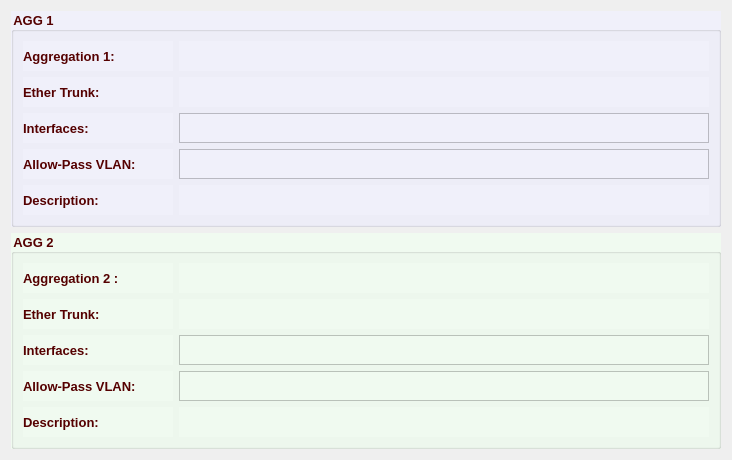
               <widget class="QFrame" name="aggGB">
                <property name="minimumSize">
                 <size>
                  <width>0</width>
                  <height>0</height>
                 </size>
                </property>
                <property name="font">
                 <font>
                  <family>Tahoma</family>
                  <pointsize>10</pointsize>
                  <weight>75</weight>
                  <bold>true</bold>
                 </font>
                </property>
                <property name="styleSheet">
                 <string notr="true">color: rgb(85, 0, 0);</string>
                </property>
                <layout class="QVBoxLayout" name="verticalLayout_11">
                 <item>
                  <widget class="QGroupBox" name="agg1GB">
                   <property name="font">
                    <font>
                     <family>Tahoma</family>
                     <pointsize>10</pointsize>
                     <weight>75</weight>
                     <bold>true</bold>
                    </font>
                   </property>
                   <property name="styleSheet">
                    <string notr="true">background-color: rgb(240, 240, 250);</string>
                   </property>
                   <property name="title">
                    <string>AGG 1</string>
                   </property>
                   <layout class="QVBoxLayout" name="verticalLayout_9">
                    <item>
                     <layout class="QHBoxLayout" name="horizontalLayout_29">
                      <item>
                       <widget class="QLabel" name="label_52">
                        <property name="minimumSize">
                         <size>
                          <width>150</width>
                          <height>30</height>
                         </size>
                        </property>
                        <property name="maximumSize">
                         <size>
                          <width>150</width>
                          <height>30</height>
                         </size>
                        </property>
                        <property name="font">
                         <font>
                          <family>Tahoma</family>
                          <pointsize>10</pointsize>
                          <weight>75</weight>
                          <bold>true</bold>
                         </font>
                        </property>
                        <property name="text">
                         <string>Aggregation 1:</string>
                        </property>
                       </widget>
                      </item>
                      <item>
                       <widget class="QLabel" name="agg1Lbl">
                        <property name="sizePolicy">
                         <sizepolicy hsizetype="Expanding" vsizetype="Preferred">
                          <horstretch>0</horstretch>
                          <verstretch>0</verstretch>
                         </sizepolicy>
                        </property>
                        <property name="minimumSize">
                         <size>
                          <width>0</width>
                          <height>30</height>
                         </size>
                        </property>
                        <property name="maximumSize">
                         <size>
                          <width>16777215</width>
                          <height>30</height>
                         </size>
                        </property>
                        <property name="font">
                         <font>
                          <family>Tahoma</family>
                          <pointsize>10</pointsize>
                          <weight>75</weight>
                          <bold>true</bold>
                         </font>
                        </property>
                        <property name="styleSheet">
                         <string notr="true">color: rgb(85, 0, 127);</string>
                        </property>
                        <property name="text">
                         <string/>
                        </property>
                       </widget>
                      </item>
                     </layout>
                    </item>
                    <item>
                     <layout class="QHBoxLayout" name="horizontalLayout_30">
                      <item>
                       <widget class="QLabel" name="label_38">
                        <property name="minimumSize">
                         <size>
                          <width>150</width>
                          <height>30</height>
                         </size>
                        </property>
                        <property name="maximumSize">
                         <size>
                          <width>150</width>
                          <height>30</height>
                         </size>
                        </property>
                        <property name="font">
                         <font>
                          <family>Tahoma</family>
                          <pointsize>10</pointsize>
                          <weight>75</weight>
                          <bold>true</bold>
                         </font>
                        </property>
                        <property name="text">
                         <string>Ether Trunk:</string>
                        </property>
                       </widget>
                      </item>
                      <item>
                       <widget class="QLabel" name="agg1EtherLbl">
                        <property name="sizePolicy">
                         <sizepolicy hsizetype="Expanding" vsizetype="Preferred">
                          <horstretch>0</horstretch>
                          <verstretch>0</verstretch>
                         </sizepolicy>
                        </property>
                        <property name="minimumSize">
                         <size>
                          <width>80</width>
                          <height>30</height>
                         </size>
                        </property>
                        <property name="maximumSize">
                         <size>
                          <width>16777215</width>
                          <height>30</height>
                         </size>
                        </property>
                        <property name="font">
                         <font>
                          <family>Tahoma</family>
                          <pointsize>10</pointsize>
                          <weight>75</weight>
                          <bold>true</bold>
                         </font>
                        </property>
                        <property name="styleSheet">
                         <string notr="true">color: rgb(85, 0, 127);</string>
                        </property>
                        <property name="text">
                         <string/>
                        </property>
                       </widget>
                      </item>
                     </layout>
                    </item>
                    <item>
                     <layout class="QHBoxLayout" name="horizontalLayout_32">
                      <item>
                       <widget class="QLabel" name="label_43">
                        <property name="minimumSize">
                         <size>
                          <width>150</width>
                          <height>30</height>
                         </size>
                        </property>
                        <property name="maximumSize">
                         <size>
                          <width>150</width>
                          <height>30</height>
                         </size>
                        </property>
                        <property name="font">
                         <font>
                          <family>Tahoma</family>
                          <pointsize>10</pointsize>
                          <weight>75</weight>
                          <bold>true</bold>
                         </font>
                        </property>
                        <property name="text">
                         <string>Interfaces:</string>
                        </property>
                        <property name="alignment">
                         <set>Qt::AlignLeading|Qt::AlignLeft|Qt::AlignVCenter</set>
                        </property>
                       </widget>
                      </item>
                      <item>
                       <widget class="QListView" name="agg1IntLV">
                        <property name="minimumSize">
                         <size>
                          <width>530</width>
                          <height>30</height>
                         </size>
                        </property>
                        <property name="maximumSize">
                         <size>
                          <width>16777215</width>
                          <height>30</height>
                         </size>
                        </property>
                        <property name="font">
                         <font>
                          <family>Tahoma</family>
                          <pointsize>10</pointsize>
                          <weight>75</weight>
                          <bold>true</bold>
                         </font>
                        </property>
                        <property name="styleSheet">
                         <string notr="true">color: rgb(85, 0, 127);</string>
                        </property>
                        <property name="flow">
                         <enum>QListView::LeftToRight</enum>
                        </property>
                       </widget>
                      </item>
                     </layout>
                    </item>
                    <item>
                     <layout class="QHBoxLayout" name="horizontalLayout_33">
                      <item>
                       <widget class="QLabel" name="label_44">
                        <property name="minimumSize">
                         <size>
                          <width>150</width>
                          <height>30</height>
                         </size>
                        </property>
                        <property name="maximumSize">
                         <size>
                          <width>150</width>
                          <height>30</height>
                         </size>
                        </property>
                        <property name="font">
                         <font>
                          <family>Tahoma</family>
                          <pointsize>10</pointsize>
                          <weight>75</weight>
                          <bold>true</bold>
                         </font>
                        </property>
                        <property name="text">
                         <string>Allow-Pass VLAN:</string>
                        </property>
                        <property name="alignment">
                         <set>Qt::AlignLeading|Qt::AlignLeft|Qt::AlignVCenter</set>
                        </property>
                       </widget>
                      </item>
                      <item>
                       <widget class="QListView" name="agg1AllowPassLV">
                        <property name="minimumSize">
                         <size>
                          <width>530</width>
                          <height>30</height>
                         </size>
                        </property>
                        <property name="maximumSize">
                         <size>
                          <width>16777215</width>
                          <height>30</height>
                         </size>
                        </property>
                        <property name="font">
                         <font>
                          <family>Tahoma</family>
                          <pointsize>10</pointsize>
                          <weight>75</weight>
                          <bold>true</bold>
                         </font>
                        </property>
                        <property name="styleSheet">
                         <string notr="true">color: rgb(85, 0, 127);</string>
                        </property>
                        <property name="flow">
                         <enum>QListView::LeftToRight</enum>
                        </property>
                       </widget>
                      </item>
                     </layout>
                    </item>
                    <item>
                     <layout class="QHBoxLayout" name="horizontalLayout_31">
                      <item>
                       <widget class="QLabel" name="label_42">
                        <property name="minimumSize">
                         <size>
                          <width>150</width>
                          <height>30</height>
                         </size>
                        </property>
                        <property name="maximumSize">
                         <size>
                          <width>150</width>
                          <height>30</height>
                         </size>
                        </property>
                        <property name="font">
                         <font>
                          <family>Tahoma</family>
                          <pointsize>10</pointsize>
                          <weight>75</weight>
                          <bold>true</bold>
                         </font>
                        </property>
                        <property name="text">
                         <string>Description:</string>
                        </property>
                        <property name="alignment">
                         <set>Qt::AlignLeading|Qt::AlignLeft|Qt::AlignVCenter</set>
                        </property>
                       </widget>
                      </item>
                      <item>
                       <widget class="QLabel" name="agg1DescLbl">
                        <property name="sizePolicy">
                         <sizepolicy hsizetype="Expanding" vsizetype="Preferred">
                          <horstretch>0</horstretch>
                          <verstretch>0</verstretch>
                         </sizepolicy>
                        </property>
                        <property name="minimumSize">
                         <size>
                          <width>400</width>
                          <height>30</height>
                         </size>
                        </property>
                        <property name="maximumSize">
                         <size>
                          <width>16777215</width>
                          <height>30</height>
                         </size>
                        </property>
                        <property name="font">
                         <font>
                          <family>Tahoma</family>
                          <pointsize>10</pointsize>
                          <weight>75</weight>
                          <bold>true</bold>
                         </font>
                        </property>
                        <property name="styleSheet">
                         <string notr="true">color: rgb(85, 0, 127);</string>
                        </property>
                        <property name="text">
                         <string/>
                        </property>
                       </widget>
                      </item>
                     </layout>
                    </item>
                   </layout>
                  </widget>
                 </item>
                 <item>
                  <widget class="QGroupBox" name="agg2GB">
                   <property name="font">
                    <font>
                     <family>Tahoma</family>
                     <pointsize>10</pointsize>
                     <weight>75</weight>
                     <bold>true</bold>
                    </font>
                   </property>
                   <property name="styleSheet">
                    <string notr="true">background-color: rgb(240, 250, 240);</string>
                   </property>
                   <property name="title">
                    <string>AGG 2</string>
                   </property>
                   <layout class="QVBoxLayout" name="verticalLayout_10">
                    <item>
                     <layout class="QHBoxLayout" name="horizontalLayout_34">
                      <item>
                       <widget class="QLabel" name="label_55">
                        <property name="minimumSize">
                         <size>
                          <width>150</width>
                          <height>30</height>
                         </size>
                        </property>
                        <property name="maximumSize">
                         <size>
                          <width>150</width>
                          <height>30</height>
                         </size>
                        </property>
                        <property name="font">
                         <font>
                          <family>Tahoma</family>
                          <pointsize>10</pointsize>
                          <weight>75</weight>
                          <bold>true</bold>
                         </font>
                        </property>
                        <property name="text">
                         <string>Aggregation 2 :</string>
                        </property>
                       </widget>
                      </item>
                      <item>
                       <widget class="QLabel" name="agg2Lbl">
                        <property name="sizePolicy">
                         <sizepolicy hsizetype="Expanding" vsizetype="Preferred">
                          <horstretch>0</horstretch>
                          <verstretch>0</verstretch>
                         </sizepolicy>
                        </property>
                        <property name="minimumSize">
                         <size>
                          <width>0</width>
                          <height>30</height>
                         </size>
                        </property>
                        <property name="maximumSize">
                         <size>
                          <width>16777215</width>
                          <height>30</height>
                         </size>
                        </property>
                        <property name="font">
                         <font>
                          <family>Tahoma</family>
                          <pointsize>10</pointsize>
                          <weight>75</weight>
                          <bold>true</bold>
                         </font>
                        </property>
                        <property name="styleSheet">
                         <string notr="true">color: rgb(85, 0, 127);</string>
                        </property>
                        <property name="text">
                         <string/>
                        </property>
                       </widget>
                      </item>
                     </layout>
                    </item>
                    <item>
                     <layout class="QHBoxLayout" name="horizontalLayout_35">
                      <item>
                       <widget class="QLabel" name="label_46">
                        <property name="minimumSize">
                         <size>
                          <width>150</width>
                          <height>30</height>
                         </size>
                        </property>
                        <property name="maximumSize">
                         <size>
                          <width>150</width>
                          <height>30</height>
                         </size>
                        </property>
                        <property name="font">
                         <font>
                          <family>Tahoma</family>
                          <pointsize>10</pointsize>
                          <weight>75</weight>
                          <bold>true</bold>
                         </font>
                        </property>
                        <property name="text">
                         <string>Ether Trunk:</string>
                        </property>
                       </widget>
                      </item>
                      <item>
                       <widget class="QLabel" name="agg2EtherLbl">
                        <property name="sizePolicy">
                         <sizepolicy hsizetype="Expanding" vsizetype="Preferred">
                          <horstretch>0</horstretch>
                          <verstretch>0</verstretch>
                         </sizepolicy>
                        </property>
                        <property name="minimumSize">
                         <size>
                          <width>80</width>
                          <height>30</height>
                         </size>
                        </property>
                        <property name="maximumSize">
                         <size>
                          <width>16777215</width>
                          <height>30</height>
                         </size>
                        </property>
                        <property name="font">
                         <font>
                          <family>Tahoma</family>
                          <pointsize>10</pointsize>
                          <weight>75</weight>
                          <bold>true</bold>
                         </font>
                        </property>
                        <property name="styleSheet">
                         <string notr="true">color: rgb(85, 0, 127);</string>
                        </property>
                        <property name="text">
                         <string/>
                        </property>
                       </widget>
                      </item>
                     </layout>
                    </item>
                    <item>
                     <layout class="QHBoxLayout" name="horizontalLayout_37">
                      <item>
                       <widget class="QLabel" name="label_48">
                        <property name="minimumSize">
                         <size>
                          <width>150</width>
                          <height>30</height>
                         </size>
                        </property>
                        <property name="maximumSize">
                         <size>
                          <width>150</width>
                          <height>30</height>
                         </size>
                        </property>
                        <property name="font">
                         <font>
                          <family>Tahoma</family>
                          <pointsize>10</pointsize>
                          <weight>75</weight>
                          <bold>true</bold>
                         </font>
                        </property>
                        <property name="text">
                         <string>Interfaces:</string>
                        </property>
                        <property name="alignment">
                         <set>Qt::AlignLeading|Qt::AlignLeft|Qt::AlignVCenter</set>
                        </property>
                       </widget>
                      </item>
                      <item>
                       <widget class="QListView" name="agg2IntLV">
                        <property name="minimumSize">
                         <size>
                          <width>530</width>
                          <height>30</height>
                         </size>
                        </property>
                        <property name="maximumSize">
                         <size>
                          <width>16777215</width>
                          <height>30</height>
                         </size>
                        </property>
                        <property name="font">
                         <font>
                          <family>Tahoma</family>
                          <pointsize>10</pointsize>
                          <weight>75</weight>
                          <bold>true</bold>
                         </font>
                        </property>
                        <property name="styleSheet">
                         <string notr="true">color: rgb(85, 0, 127);</string>
                        </property>
                        <property name="flow">
                         <enum>QListView::LeftToRight</enum>
                        </property>
                       </widget>
                      </item>
                     </layout>
                    </item>
                    <item>
                     <layout class="QHBoxLayout" name="horizontalLayout_38">
                      <item>
                       <widget class="QLabel" name="label_49">
                        <property name="minimumSize">
                         <size>
                          <width>150</width>
                          <height>30</height>
                         </size>
                        </property>
                        <property name="maximumSize">
                         <size>
                          <width>150</width>
                          <height>30</height>
                         </size>
                        </property>
                        <property name="font">
                         <font>
                          <family>Tahoma</family>
                          <pointsize>10</pointsize>
                          <weight>75</weight>
                          <bold>true</bold>
                         </font>
                        </property>
                        <property name="text">
                         <string>Allow-Pass VLAN:</string>
                        </property>
                        <property name="alignment">
                         <set>Qt::AlignLeading|Qt::AlignLeft|Qt::AlignVCenter</set>
                        </property>
                       </widget>
                      </item>
                      <item>
                       <widget class="QListView" name="agg2AllowPassLV">
                        <property name="minimumSize">
                         <size>
                          <width>530</width>
                          <height>30</height>
                         </size>
                        </property>
                        <property name="maximumSize">
                         <size>
                          <width>16777215</width>
                          <height>30</height>
                         </size>
                        </property>
                        <property name="font">
                         <font>
                          <family>Tahoma</family>
                          <pointsize>10</pointsize>
                          <weight>75</weight>
                          <bold>true</bold>
                         </font>
                        </property>
                        <property name="styleSheet">
                         <string notr="true">color: rgb(85, 0, 127);</string>
                        </property>
                        <property name="flow">
                         <enum>QListView::LeftToRight</enum>
                        </property>
                       </widget>
                      </item>
                     </layout>
                    </item>
                    <item>
                     <layout class="QHBoxLayout" name="horizontalLayout_36">
                      <item>
                       <widget class="QLabel" name="label_47">
                        <property name="minimumSize">
                         <size>
                          <width>150</width>
                          <height>30</height>
                         </size>
                        </property>
                        <property name="maximumSize">
                         <size>
                          <width>150</width>
                          <height>30</height>
                         </size>
                        </property>
                        <property name="font">
                         <font>
                          <family>Tahoma</family>
                          <pointsize>10</pointsize>
                          <weight>75</weight>
                          <bold>true</bold>
                         </font>
                        </property>
                        <property name="text">
                         <string>Description:</string>
                        </property>
                        <property name="alignment">
                         <set>Qt::AlignLeading|Qt::AlignLeft|Qt::AlignVCenter</set>
                        </property>
                       </widget>
                      </item>
                      <item>
                       <widget class="QLabel" name="agg2DescLbl">
                        <property name="sizePolicy">
                         <sizepolicy hsizetype="Expanding" vsizetype="Preferred">
                          <horstretch>0</horstretch>
                          <verstretch>0</verstretch>
                         </sizepolicy>
                        </property>
                        <property name="minimumSize">
                         <size>
                          <width>400</width>
                          <height>30</height>
                         </size>
                        </property>
                        <property name="maximumSize">
                         <size>
                          <width>16777215</width>
                          <height>30</height>
                         </size>
                        </property>
                        <property name="font">
                         <font>
                          <family>Tahoma</family>
                          <pointsize>10</pointsize>
                          <weight>75</weight>
                          <bold>true</bold>
                         </font>
                        </property>
                        <property name="styleSheet">
                         <string notr="true">color: rgb(85, 0, 127);</string>
                        </property>
                        <property name="text">
                         <string/>
                        </property>
                       </widget>
                      </item>
                     </layout>
                    </item>
                   </layout>
                  </widget>
                 </item>
                </layout>
               </widget>
